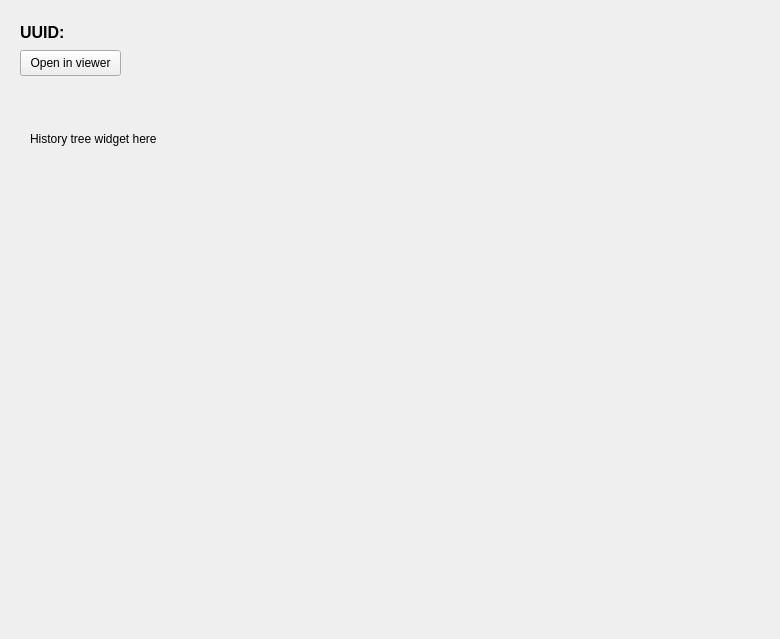
<?xml version="1.0" encoding="UTF-8"?>
<ui version="4.0">
 <class>Form</class>
 <widget class="QWidget" name="Form">
  <property name="geometry">
   <rect>
    <x>0</x>
    <y>0</y>
    <width>780</width>
    <height>639</height>
   </rect>
  </property>
  <property name="windowTitle">
   <string>Form</string>
  </property>
  <widget class="QPushButton" name="pushButton">
   <property name="geometry">
    <rect>
     <x>20</x>
     <y>50</y>
     <width>101</width>
     <height>26</height>
    </rect>
   </property>
   <property name="text">
    <string>Open in viewer</string>
   </property>
  </widget>
  <widget class="QLabel" name="label_2">
   <property name="geometry">
    <rect>
     <x>30</x>
     <y>130</y>
     <width>161</width>
     <height>18</height>
    </rect>
   </property>
   <property name="text">
    <string>History tree widget here</string>
   </property>
  </widget>
  <widget class="QWidget" name="">
   <property name="geometry">
    <rect>
     <x>20</x>
     <y>20</y>
     <width>681</width>
     <height>24</height>
    </rect>
   </property>
   <layout class="QHBoxLayout" name="horizontalLayout">
    <item>
     <widget class="QLabel" name="label">
      <property name="minimumSize">
       <size>
        <width>50</width>
        <height>0</height>
       </size>
      </property>
      <property name="maximumSize">
       <size>
        <width>60</width>
        <height>16777215</height>
       </size>
      </property>
      <property name="font">
       <font>
        <pointsize>12</pointsize>
        <weight>75</weight>
        <bold>true</bold>
       </font>
      </property>
      <property name="text">
       <string>UUID:</string>
      </property>
     </widget>
    </item>
    <item>
     <widget class="QLabel" name="labelUUID">
      <property name="font">
       <font>
        <pointsize>12</pointsize>
        <weight>75</weight>
        <bold>true</bold>
       </font>
      </property>
      <property name="text">
       <string/>
      </property>
     </widget>
    </item>
   </layout>
  </widget>
 </widget>
 <resources/>
 <connections/>
</ui>
